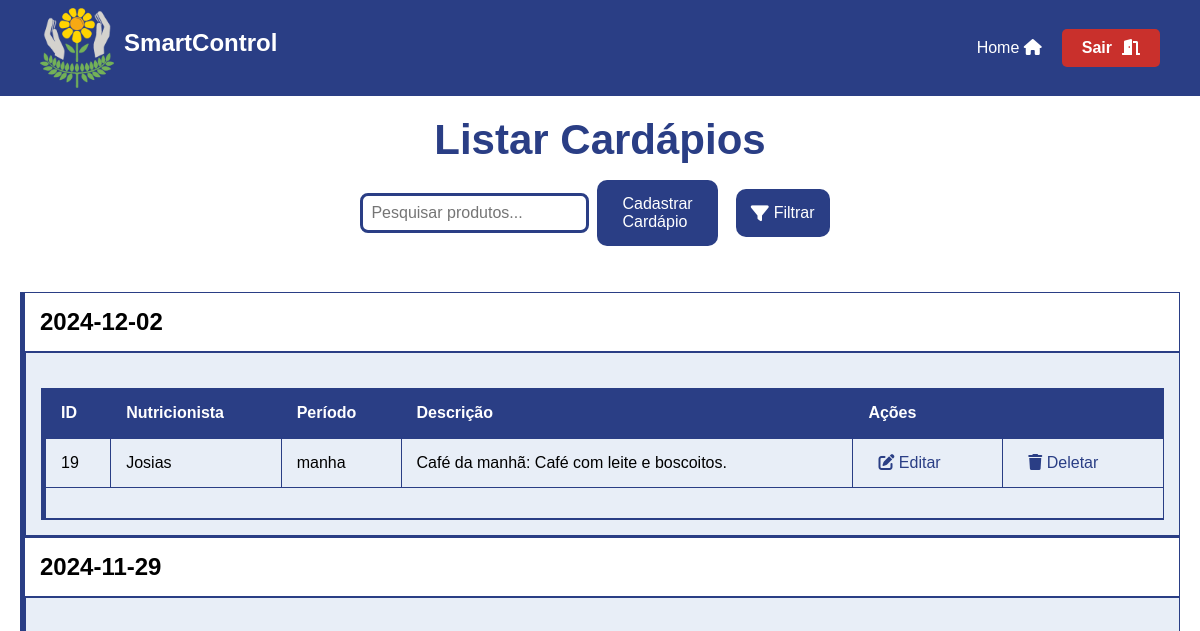
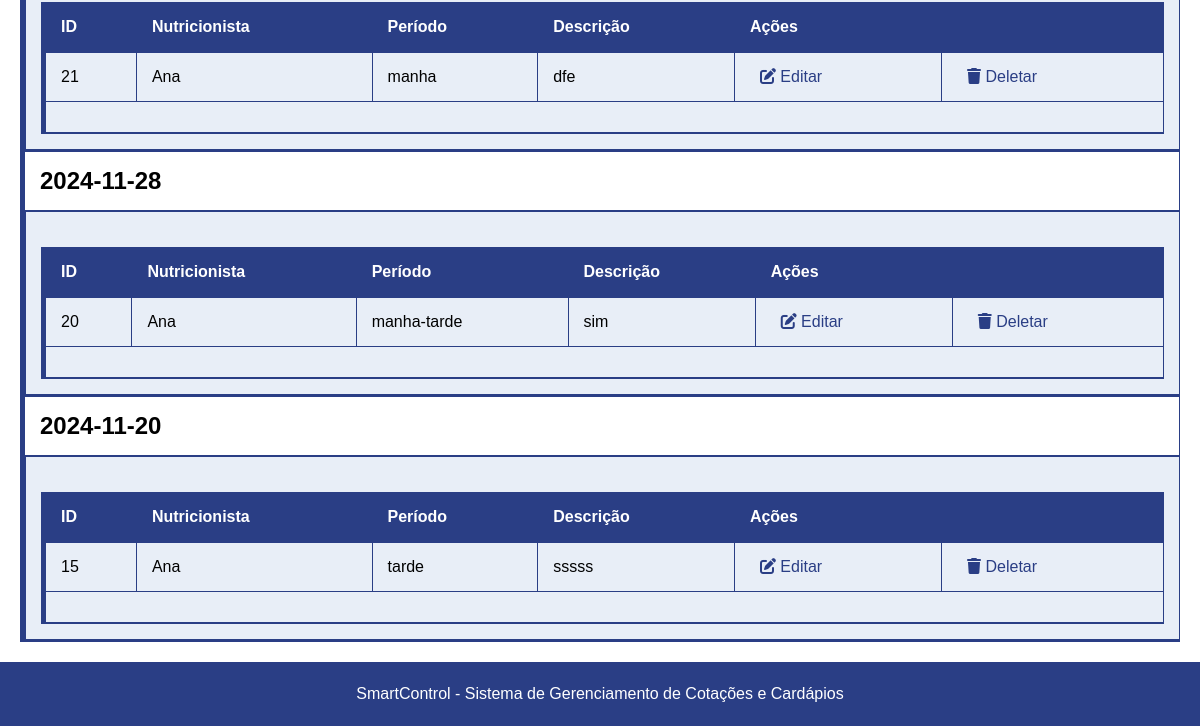
Before: /assets/view/pages/cardapio/listarCardapio/listarCardapio.php (signed in) with the older database file (2 pictures, top to bottom).
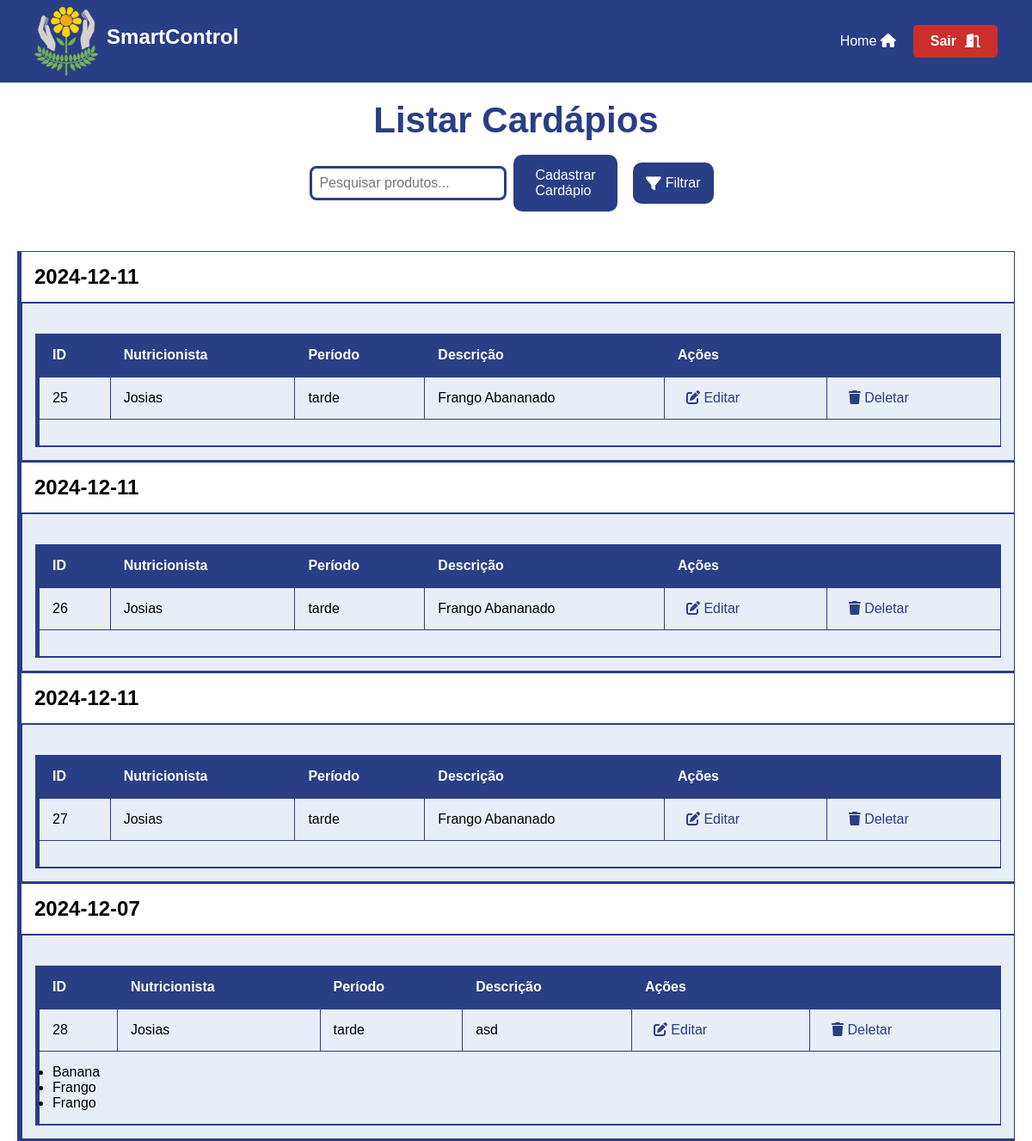
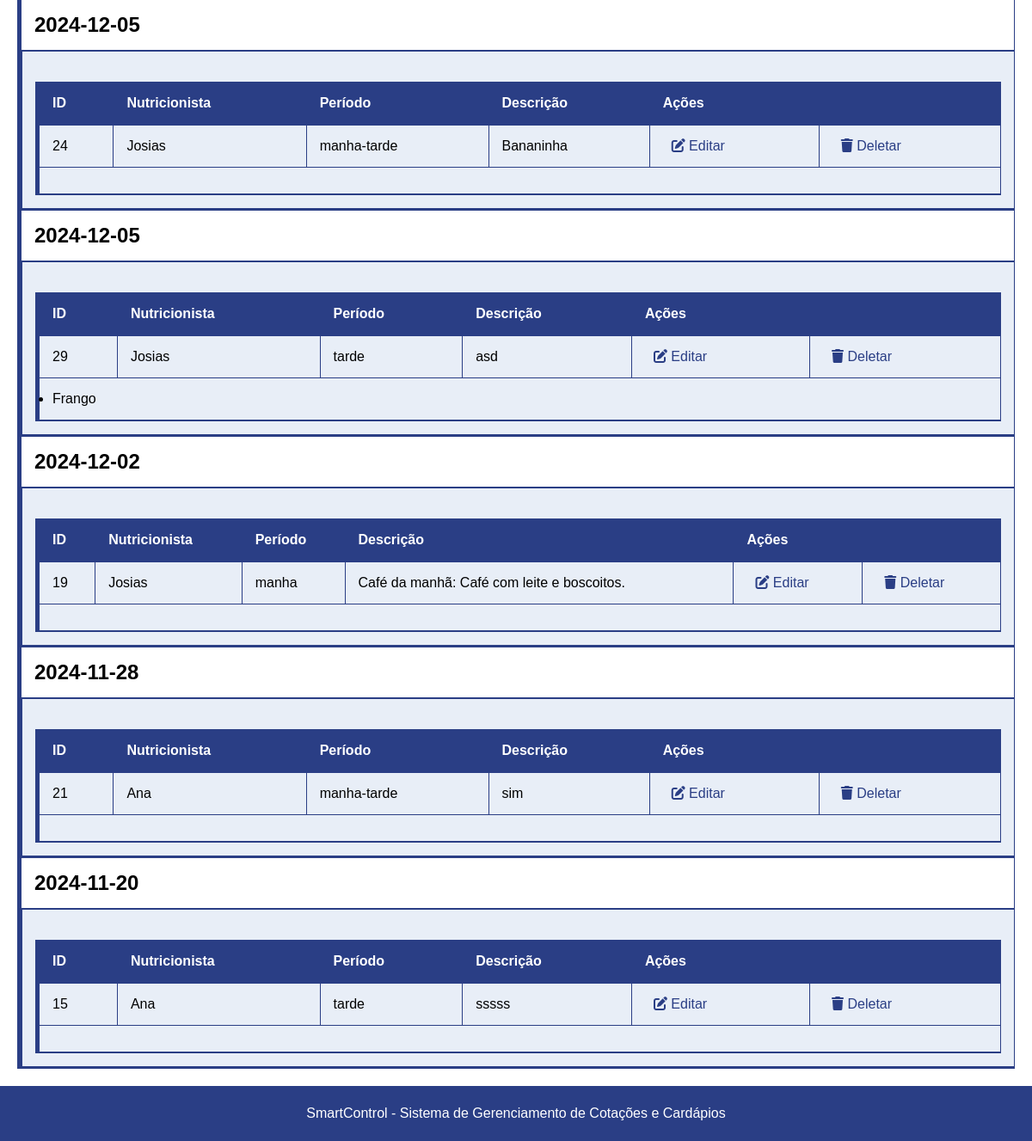
After: the same page with the newer database file (2 pictures, top to bottom).
### tables this page shows
CREATE TABLE `cardapios` (
  `id` int(11) NOT NULL,
  `nutricionista_id` int(11) NOT NULL,
  `dataC` date NOT NULL,
  `periodo` text NOT NULL,
  `descricao` text DEFAULT NULL,
  `data_criacao` timestamp NOT NULL DEFAULT current_timestamp()
);

CREATE TABLE `usuarios` (
  `id` int(11) NOT NULL,
  `cpf` varchar(11) NOT NULL,
  `nome` varchar(100) NOT NULL,
  `sobrenome` varchar(100) NOT NULL,
  `data_nascimento` date NOT NULL,
  `endereco` varchar(255) DEFAULT NULL,
  `telefone` varchar(15) DEFAULT NULL,
  `email` varchar(100) NOT NULL,
  `senha` varchar(255) NOT NULL,
  `tipo_usuario` enum('administrador','contador','nutricionista') NOT NULL,
  `crn` varchar(20) DEFAULT NULL,
  `data_criacao` timestamp NOT NULL DEFAULT current_timestamp()
);

CREATE TABLE `produtos` (
  `id` int(11) NOT NULL,
  `nome` varchar(100) NOT NULL,
  `categoria` varchar(100) DEFAULT NULL,
  `data_criacao` timestamp NOT NULL DEFAULT current_timestamp()
);

### assets/model/Usuario.php (called while the page is built, shortened)
<?php
abstract class Usuario {
    protected $tipo_usuario;
    public function getTipoUsuario() {
        return $this->tipo_usuario;
    }
}
?>

### assets/model/pdo/DataBase.php (called while the page is built, shortened)
<?php
class Database {
    private $host = 'localhost';
    private $dbname = 'sistema_apae';
    private $username = 'root';
    private $password = '';
    public $conn;
    public function __construct()
    {
        try {
            $this->conn = new PDO("mysql:host=$this->host;dbname=$this->dbname", $this->username, $this->password);
            $this->conn->setAttribute(PDO::ATTR_ERRMODE, PDO::ERRMODE_EXCEPTION);
        } catch (PDOException $exception) {
            echo "Erro na conexão: " . $exception->getMessage();
        }
    }
    public function read($table, $columns = "*", $id = null, $where = null) {
        $sql = "SELECT $columns FROM $table";
        try {
            $stmt = $this->conn->prepare($sql);
            $stmt->execute();
            return $stmt->fetchAll(PDO::FETCH_ASSOC);
        } catch (PDOException $exception) {
            echo "Erro ao ler: " . $exception->getMessage();
            return false;
        }
    }
}
?>

### assets/controller/userController.php (called while the page is built, shortened)
<?php
require_once __DIR__ . '/../model/Usuario.php';
require_once __DIR__ . '/../model/pdo/DataBase.php';
class ControladorUsuarios
{
    private $banco;
    public function __construct() {
        $this->banco = new DataBase;
    }
    public function obterPermissoes($tipo_usuario) {
        $conn = $this->banco->conn;
        $sql = "SELECT * FROM permissoes WHERE tipo_usuario = :tipo_usuario";
        $stmt = $conn->prepare($sql);
        $stmt->bindParam(":tipo_usuario", $tipo_usuario);
        $stmt->execute();
        $permissoes = $stmt->fetch(PDO::FETCH_ASSOC);
        return $permissoes;
    }
}
?>

### assets/model/utils.php (called while the page is built)
<?php
require_once __DIR__ . "/../controller/userController.php";
function verificarPermissao($tipo_usuario, $acao) {
    $controler = new ControladorUsuarios();
    $permissoes = $controler->obterPermissoes($tipo_usuario);
    return isset($permissoes[$acao]) && $permissoes[$acao] == 1;
}
?>

### assets/controller/cardapioController.php (called while the page is built, shortened)
<?php
require_once __DIR__ . "/../model/pdo/Database.php";
require_once __DIR__ . "/../model/Cardapio.php";
class cardapioController {
    private $db;
    public function __construct() {
        $this->db = new Database();
    }
    public function listarcardapios() {
        $todosCardapio = $this->db->read("cardapios");
        usort($todosCardapio, function($a, $b) {
            return strtotime($a['dataC']) - strtotime($b['dataC']);
        });
        $arr = [];
        foreach($todosCardapio as $cardapio) {
            $novocardapio = new Cardapio($cardapio['id'], $cardapio['nutricionista_id'], $cardapio['dataC'], $cardapio['periodo'], $cardapio['descricao']);
            $arr[] = $novocardapio;
        }
        return $arr;
    }
    public function getNutricionistaNome($nutricionista_id) {
        $todoscardapios = $this->db->read("cardapios");
        $usuarioBanco = $this->db->read("usuarios");
        $nutricio = "";
        foreach($todoscardapios as $cardapio){
            if($cardapio['nutricionista_id'] == $nutricionista_id){
                foreach($usuarioBanco as $usuario){
                    if($cardapio['nutricionista_id'] == $usuario['id']){
                        $nutricio = $usuario['nome'];
                    }
                }
            }
        }
        return $nutricio;
    }
}
?>

### assets/model/Cardapio.php (called while the page is built, shortened)
<?php
class Cardapio {
private $id;
private $nutricionista_id;
private $dataC;
private $periodo;
private $descricao;
public function __construct($id = null, $nutricionista_id = null, $dataC = null, $periodo = null, $descricao = null) {
    $this->id = $id;
    $this->nutricionista_id = $nutricionista_id;
    $this->dataC = $dataC;
    $this->periodo = $periodo;
    $this->descricao = $descricao;
}
public function getId() {
    return $this->id;
}
public function getNutricionistaId() {
    return $this->nutricionista_id;
}
public function getDataC() {
    return $this->dataC;
}
public function getPeriodo() {
    return $this->periodo;
}
public function getDescricao() {
    return $this->descricao;
}
}
?>

### assets/controller/cotacaoController.php (called while the page is built, shortened)
<?php
require_once __DIR__ . '/../model/pdo/DataBase.php';
class ControladorCotacao {
    private $bd;
    public function __construct() {
        $this->bd = new Database();
    }
    public function verCadProdutos($cardapio_id){
        $todosCadProdutosCot = $this->bd->read("cardapio_produtos");
        $todosCardapios = $this->bd->read("cardapios");
        $todosProdutos = $this->bd->read("produtos");
        $arr = [];
        foreach($todosCardapios as $cardapio){
            if($cardapio['id'] == $cardapio_id){
                $cardapioSelecionado = $cardapio;
                foreach($todosCadProdutosCot as $ProdutoCot){
                    if($ProdutoCot['cardapio_id'] == $cardapioSelecionado['id']){
                        foreach($todosProdutos as $produto){
                            if($produto['id'] == $ProdutoCot['produto_id']){
                                $arr[] = $produto['nome'];
                            }
                        }
                    }
                }
            }
        }
        return $arr;
    }
}
?>

### assets/view/pages/cardapio/listarCardapio/listarCardapio.php (the view, shortened to what this page needs)
<?php
    require_once __DIR__ . '/../../../../controller/cardapioController.php';
    require_once __DIR__ . "/../../../../controller/userController.php";
    require_once __DIR__ . "/../../../../controller/cotacaoController.php";
    require_once __DIR__ . "/../../../../controller/pageController.php";
    require_once __DIR__ . "/../../../../model/utils.php";
    $user = $_SESSION['user'];
    $tipo_usuario = $user->getTipoUsuario();
    $podeGerenciarCardapios = verificarPermissao($tipo_usuario, 'gerenciar_cardapios');
    $cardapioController = new cardapioController();
    $cotacaoController = new ControladorCotacao();
?>
<!DOCTYPE html>
<html lang="pt-br">
<head>
    <link rel="stylesheet" href="../../styles/ListarStyle.css">
    <link rel="stylesheet" href="https://cdnjs.cloudflare.com/ajax/libs/font-awesome/6.0.0-beta3/css/all.min.css">
</head>
<body>
    <?php renderHeader(); ?>
    <main>
        <h1>Listar Cardápios</h1>
        <section class="search">
            <input type="text" id="search-input" name="search" placeholder="Pesquisar produtos...">
        <section class="add-user">
        <?php if ($podeGerenciarCardapios): ?>
            <a href="../cadastrarCardapio/cadCardapio.php" class="add-user-btn">Cadastrar Cardápio</a>
        <?php endif; ?>
        </section>
        <section class="filter">
            <button class="filter-btn" onclick="toggleFilterMenu()">
                <i class="fas fa-filter"></i> Filtrar
            </button>
        </section>
        </section>
        <table>
            <tbody>
                <?php
                if ($cardapioController) {
                    $cardapios = $cardapioController->listarcardapios();
                    usort($cardapios, function($a, $b) {
                        return strtotime($b->getDataC()) - strtotime($a->getDataC());
                    });
                    foreach ($cardapios as $cardapio) {
                        $id = 'folder' . $cardapio->getId();
                        echo "<tbody>";
                        echo "<tr class='folder'>";
                        echo "<td colspan='6' onclick='openFolder(\"{$id}\")'><h2>{$cardapio->getDataC()}</h2></td>";
                        echo "</tr>";
                        echo "<td colspan='7' class='folder-content'>";
                        echo "<table>";
                        echo "<thead>";
                        echo "<tr>";
                        echo "<th>ID</th>";
                        echo "<th>Nutricionista</th>";
                        echo "<th>Período</th>";
                        echo "<th>Descrição</th>";
                        if ($podeGerenciarCardapios) {
                            echo "<th colspan='2'>Ações</th>";
                        }
                        echo "</tr>";
                        echo "</thead>";
                        echo "<tbody>";
                        echo "<tr>";
                        echo "<td>{$cardapio->getId()}</td>";
                        echo "<td>{$cardapioController->getNutricionistaNome($cardapio->getNutricionistaId())}</td>";
                        echo "<td>{$cardapio->getPeriodo()}</td>";
                        echo "<td>{$cardapio->getDescricao()}</td>";
                        if ($podeGerenciarCardapios) {
                            echo "<td><a href='../editarCardapio/editCardapio.php?id={$cardapio->getId()}&nutricionista_id={$cardapio->getNutricionistaId()}' class='acao-editar'><i class='fas fa-edit'></i> Editar </a></td>";
                            echo "<td><a href='../deleteCardapio/delCardapio.php?id={$cardapio->getId()}' class='acao-deletar'><i class='fas fa-trash'></i> Deletar </a></td>";
                        }
                        echo "</tr>";
                        echo "<tr>";
                        echo "<td colspan='7'><ul>";
                        $produtinhos = $cotacaoController->verCadProdutos($cardapio->getId());
                        foreach($produtinhos as $produtoes){
                            echo '<li>' .$produtoes . '</li>';
                        }
                        echo "</ul></td>";
                        echo "</tr>";
                        echo "</tbody>";
                        echo "</table>";
                        echo "</td>";
                        echo "</tbody>";
                    }
                }
                else {
                    echo "<tr><td colspan='7'>Nenhum cardápio encontrado.</td></tr>";
                }
                ?>
            </tbody>
        </table>
    </main>
    <?php renderFooter(); ?>
</body>
</html>

### assets/controller/pageController.php
<?php
function renderHeader() {
    echo '
<header>
    <section class="header-container">
        <section class="logo-container">
            <img src="../../../../../src/logo_sem_fundo.png" alt="Logo do SmartControl" class="logo">
            <h1 class="system-name">SmartControl</h1>
        </section>
        <section class="user-info">
        <a href="../../principal/principal.php" class="home-btn"> Home <i class="fas fa-home"></i></a>
            <a href="../../logout.php" class="logout-btn"> Sair <i class="fas fa-door-open"></i></a>
        </section>
    </section>
</header>
';
}
function renderFooter() {
    echo '
    <footer>
        <p>SmartControl - Sistema de Gerenciamento de Cotações e Cardápios</p>
    </footer>
</body>
</html>
';
}
?>

### assets/view/pages/styles/ListarStyle.css (style rules this page uses)
h1 { width: 100%; color: var(--darkblue); text-align: center; margin-bottom: 10px; font-size: 42px; }
body { height: 100vh; }
main { display: flex; justify-content: center; align-items: center; flex-direction: column; padding: 20px; min-height: 80vh; }
table { width: 100%; border-collapse: collapse; margin: 20px; font-size: 18px; text-align: left; }
table thead tr { background-color: var(--darkblue); color: var(--white); text-align: left; font-weight: bold; border-left: 5px solid var(--darkblue); }
table th, table td { padding: 12px 15px; border: 1px solid var(--darkblue); }
table tbody tr { border-bottom: 1px solid var(--darkblue); border-left: 5px solid var(--darkblue); }
table tbody tr:nth-of-type(even) { background-color: var(--lightwhite); }
table tbody tr:last-of-type { border-bottom: 2px solid var(--darkblue); }
.search { width: 35%; display: flex; justify-content: center; align-items: center; flex-direction: row; padding: 5px; margin-bottom: 20px; gap: 8px; border-radius: 8px; }
#search-input { flex: 2; padding: 8px; font-size: 16px; border: 3px solid var(--darkblue); border-radius: 8px; max-width: 300px; box-sizing: border-box; }
.search button { margin: 10px; padding: 15px 15px; background: var(--darkblue); border-radius: 10px; color: var(--white); font-size: 16px; border: none; display: inline-flex; align-items: center; gap: 5px; transition: background 0.3s, transform 0.2s; }
.add-quote, .add-product, .add-user { display: flex; flex-direction: column; align-items: center; color: var(--white); justify-content: center; }
button { border: none; cursor: pointer; border-radius: 20px; padding: 0px 10px 0px 10px; background: var(--darkblue); text-align: center; color: var(--white); }
.add-quote-btn, .add-product-btn, .add-user-btn { padding: 15px 25px; font-size: 16px; background: var(--darkblue); color: var(--white); border: none; border-radius: 10px; cursor: pointer; transition: background-color 0.3s ease; text-decoration: none; display: inline-flex; align-items: center; gap: 5px; }
table tbody td a { padding: 5px 10px; border-radius: 4px; color: var(--darkblue); text-decoration: none; transition: background-color 0.3s ease; }
.filter { flex: 0.5; display: inline-block; position: relative; }
.filter-btn { background-color: var(--darkblue); color: var(--white); border: none; padding: 10px 15px; border-radius: 5px; cursor: pointer; font-size: 16px; display: flex; align-items: center; gap: 5px; }
.filter-btn i { font-size: 18px; }
table { width: 100%; border-collapse: collapse; margin: 0 auto; margin-top: 20px; font-size: 16px; text-align: left; }
table th, table td { padding: 10px; white-space: nowrap; }
table thead tr { background-color: var(--darkblue); color: var(--white); border-left: 5px solid var(--darkblue); }

### assets/view/pages/global.css (style rules this page uses)
* { margin: 0; padding: 0; box-sizing: border-box; font-family: 'Arial', sans-serif; }
:root { --yellow: #fbde04; --lightyellow: #f9e79f; --lightgray: #bebcaf; --orange: #fdb813; --darkblue: #2a3e85; --green: #65b560; --lightblue: #3e9bd4; --superlightblue: #d0e1f9; --red: #ff0000; --darkred: #c9302c; --white: #ffffff; --black: #000000; --darkgray: #333333; --lightwhite:#e8eef7; --superdarkblue: #324a89; --gray: #555555; }
header { background-color: var(--darkblue); color: var(--white); padding: 10px 20px; height: 12%; width: 100%; align-items: center; display: flex; justify-content: space-between; }
.header-container { width: 100%; padding: 10px 20px; display: flex; justify-content: space-between; align-items: center; color: var(--white); }
.logo-container { display: flex; align-items: center; }
.logo { height: 80px; width: auto; margin-right: 10px; }
.system-name { font-size: 1.5rem; font-weight: bold; color: var(--white); }
.user-info { display: flex; align-items: center; padding: 0; background-color: transparent; }
.logout-btn { display: flex; background-color: var(--darkred); color: var(--white); padding: 10px 20px; border-radius: 5px; text-decoration: none; font-weight: bold; transition: background-color 0.2s ease, transform 0.2s ease; }
.logout-btn i { margin-left: 10px; }
.home-btn { padding: 10px 20px; background-color: var(--darkblue); color: var(--white); font-size: 1rem; cursor: pointer; text-decoration: none; transition: background-color 0.3s ease; }
footer { text-align: center; padding: 20px; height: 8%; display: flex; align-items: center; justify-content: center; flex-direction: column; background-color: var(--darkblue); color: var(--white); width: 100%; bottom: 0; }

Changed rows visible on the page:
removed cardapios: dataC "2024-11-28", id "20", nutricionista.nome "Ana", periodo "manha-tarde", descricao "sim"
added cardapios: dataC "2024-12-11", id "25", nutricionista.nome "Josias", periodo "tarde", descricao "Frango Abananado"
added cardapios: dataC "2024-12-11", id "26", nutricionista.nome "Josias", periodo "tarde", descricao "Frango Abananado"
added cardapios: dataC "2024-12-11", id "27", nutricionista.nome "Josias", periodo "tarde", descricao "Frango Abananado"
added cardapios: dataC "2024-12-07", id "28", nutricionista.nome "Josias", periodo "tarde", descricao "asd", produtoes "Banana"
now on this page (row unchanged): produtos: nome "Frango"
added cardapios: dataC "2024-12-05", id "24", nutricionista.nome "Josias", periodo "manha-tarde", descricao "Bananinha"
added cardapios: dataC "2024-12-05", id "29", nutricionista.nome "Josias", periodo "tarde", descricao "asd", produtoes "Frango"
changed cardapios id 21: dataC "2024-11-29" → "2024-11-28"; periodo "manha" → "manha-tarde"; descricao "dfe" → "sim"
